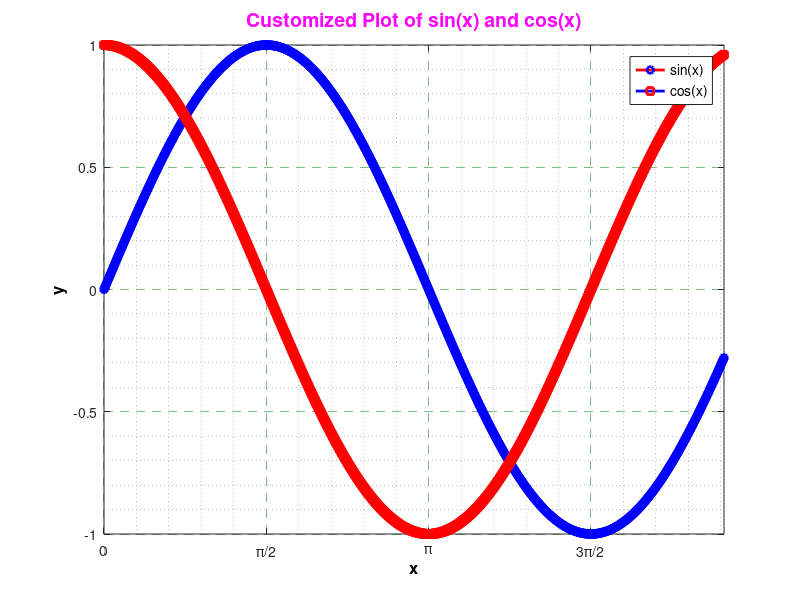

The MATLAB source for this figure:
clc;
clear;
close all;

%% Define the x values (from 0 to 2*pi)
x = linspace(0, 2*pi, 1000); 

%% Calculate sine and cosine values
y_sin = sin(x);
y_cos = cos(x);

%% Create and customize the figure window
% Create a figure with a custom title, background color, and size.
figure('Name', 'Sine and Cosine Plot', ...         % Window title
       'NumberTitle', 'off', ...                    % Remove figure number from the title
       'Color', [0.95 0.95 0.95], ...               % Set background color (light gray)
       'Position', [100, 100, 800, 600]);            % [left bottom width height]

%% Plot the sine function with customized line and markers
plot(x, y_sin, '-r', ...                              % Red solid line
    'LineWidth', 2, ...                               % Increase line width
    'Marker', 'o', ...                                % Circle marker
    'MarkerSize', 5, ...                              % Marker size
    'MarkerEdgeColor', 'b', ...                       % Marker edge color blue
    'DisplayName', 'sin(x)');                         % Legend entry for sine

hold on;  % Keep the current plot

%% Plot the cosine function with customized line and markers
plot(x, y_cos, '-b', ...                              % Blue solid line
    'LineWidth', 2, ...                               % Increase line width
    'Marker', 's', ...                                % Square marker
    'MarkerSize', 5, ...                              % Marker size
    'MarkerEdgeColor', 'r', ...                       % Marker edge color red
    'DisplayName', 'cos(x)');                         % Legend entry for cosine

%% Customize axis limits
xlim([0, 6]);       % Set x-axis limits
ylim([-1, 1]);      % Set y-axis limits

%% Customize grid appearance
grid on;
grid minor;
% Turn on the grid
set(gca, 'GridLineStyle', '--', ...                % Dashed grid lines
         'GridColor', [0 0.5 0], ...               % Green grid lines
         'GridAlpha', 0.5);                       % Grid transparency

%% Add custom labels and title with formatting
xlabel('x', 'FontSize', 12, 'FontWeight', 'bold', 'Color', 'k');    % x-axis label
ylabel('y', 'FontSize', 12, 'FontWeight', 'bold', 'Color', 'k');    % y-axis label
title('Customized Plot of sin(x) and cos(x)', ...
      'FontSize', 14, 'FontWeight', 'bold', 'Color', 'm');           % Title with magenta color

%% Customize axis ticks
% Set x-axis ticks to show key values (0, π/2, π, 3π/2, 2π)
set(gca, 'XTick', [0, pi/2, pi, 3*pi/2, 2*pi], ...
         'XTickLabel', {'0', 'π/2', 'π', '3π/2', '2π'});
% Set y-axis ticks from -1 to 1 with interval of 0.5
set(gca, 'YTick', -1:0.5:1);

%% Add a legend with custom settings
legend('Location', 'best', 'FontSize', 10);

%% Final message in command window
disp('Customized plot of sin(x) and cos(x) has been created.');
